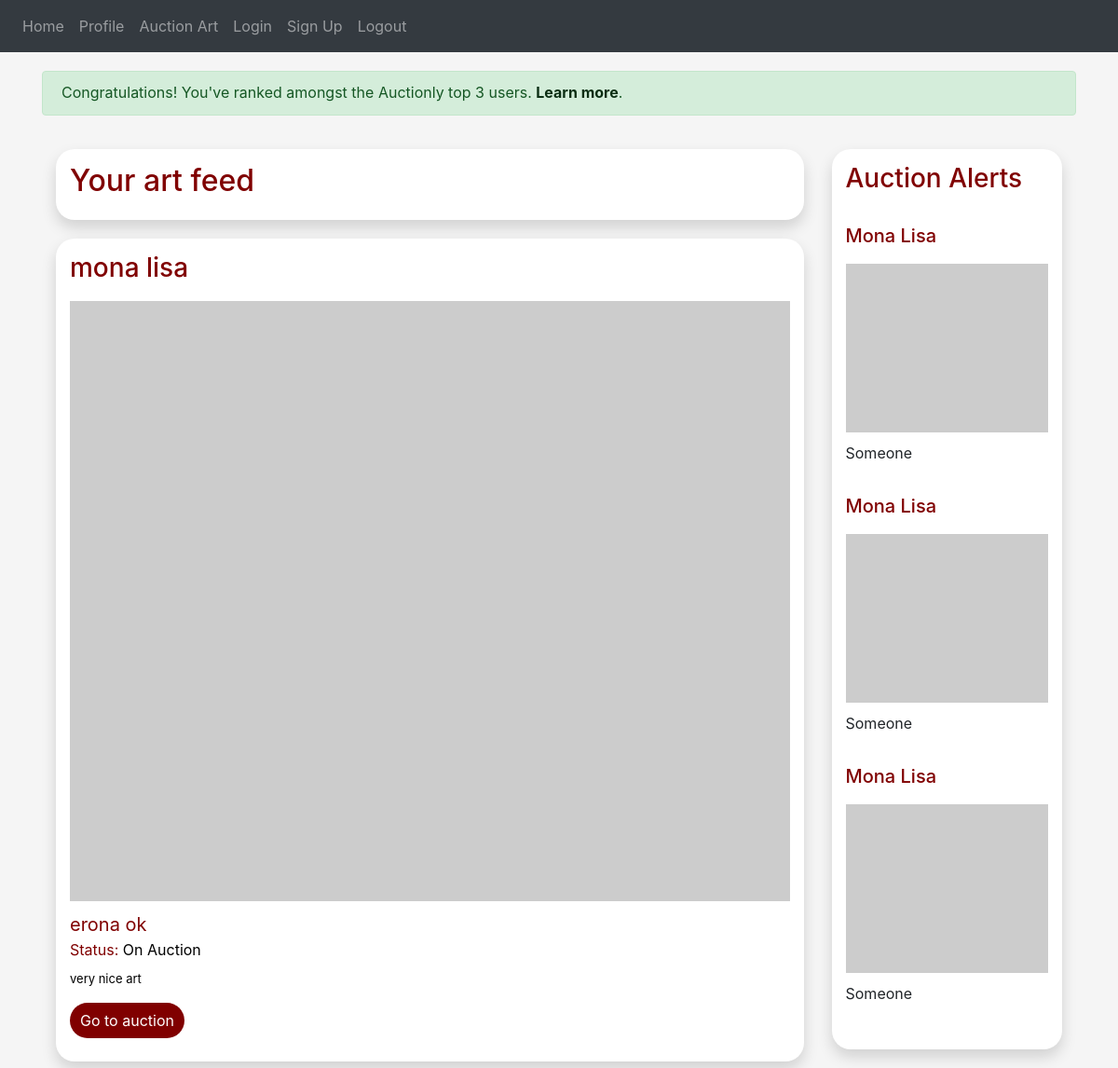
/ (signed in), run on the app's committed database.
### auctionly/art/art.py (models this page shows, shortened)
class Art(db.Model):
    id = db.Column(db.Integer, primary_key=True)
    owner_id = db.Column(db.Integer, db.ForeignKey("user.id"))
    name = db.Column(db.String(150))
    description = db.Column(db.String(150))
    image = db.Column(db.String(150))
    art_category = db.Column(db.String(150))
    up_for_auction = db.Column(db.String(5))
    def get_name(self):
        return self.name
    def get_owner(self):
        return self.owner_id
    def get_description(self):
        return self.description
    def get_up_for_auction(self):
        return self.up_for_auction
    def get_art_category(self):
        return self.art_category
    def get_art_id(self):
        return self.id

### auctionly/users/seller.py (models this page shows, shortened)
class Seller(User):
    def __init__(self, name, last_name, email, password):
        super().__init__(name, last_name, email, password)
        self.art_types = []
        self.art_for_exhibition = []
        self.art_for_auction = []
        self.art_sold = []

### auctionly/views.py (the view)
@views.route('/')
@login_required
def home():
    user = flask_login.current_user
    user_pref = user.get_user_prefs()
    feed = Feed(user_pref)
    if not user_pref:
        user_feed = feed.get_feed()
    else:
        user_feed = feed.get_users_feed()
    return render_template("home.html", feed_art=user_feed, feed=feed)

### auctionly/__init__.py (called while the page is built)
def create_app():
    app = Flask(__name__)
    app.config['SECRET_KEY'] = 'alkjsfkalalfks'
    app.config['SQLALCHEMY_DATABASE_URI'] = f'sqlite:///{DB_NAME}'
    db.init_app(app)
    from .views import views
    from .auth import auth
    app.register_blueprint(views, url_prefix='/')
    app.register_blueprint(auth, url_prefix='/')
    from .users.user import User
    create_database(app)
    login_manager = LoginManager()
    login_manager.login_view = 'auth.login'
    login_manager.init_app(app)
    @login_manager.user_loader
    def load_user(id):
        return User.query.get(int(id))
    return app

### auctionly/auction/auction.py (called while the page is built)
    def get_auction_id(self):
        return self.id

### auctionly/system/feed.py (called while the page is built)
    def get_feed(self):
        return self.all_art

    def get_user_name(self, user_id):
        user = User.query.filter_by(id=user_id).first()
        name = user.get_full_name()
        return name

    def get_art_auction_id(self, art_id):
        auction = Auction.query.filter_by(art_id=art_id).first()
        auction_id = auction.get_auction_id()
        return auction_id

### auctionly/users/user.py (called while the page is built)
    def get_full_name(self):
        return self.first_name + " " + self.last_name

    def get_user_prefs(self):
        user_pref = User_Preference.query.filter_by(user_id=self.id).all()
        prefs = []
        for pref in user_pref:
            prefs.append(pref.get_name())
        return prefs

### auctionly/templates/home.html (shortened to what this page needs)
{% extends "base.html" %} {% block title %}Home Page{% endblock %} {% block content %}
<form method="POST">
    <head>
        <link href="../static/css/style.css" rel="stylesheet">
      </head>
    <body>
        <div class="alert alert-success" role="alert" style="padding-top: 10px; margin-top: 20px;">
            Congratulations! You've ranked amongst the Auctionly top 3 users. <a href="/rank_info" class="alert-link">Learn more</a>.
          </div>
        <div class="container">
          <div class="row">
                <div class="col-lg-9">
                    <div class="media-card">
                        <div class="media">
                            <div class="media-body">
                                <h2 style="color: maroon; text-decoration: none;">Your art feed</h2>
                            </div>
                        </div>
                    </div>
                    {% for art in feed_art %}
                        <div class="media-card">
                            <div class="media">
                                <div class="media-body">
                                    <h3><a style="color: maroon; text-decoration: none;" type="submit" name="view">{{ art.get_name() }}</a></h3>
                                    <img src="https://picsum.photos/600/500" class="img-fluid center" style="padding-top: 10px; align-items: center;">
                                    <h7><a style="color: maroon; text-decoration: none; padding-top: 10px; font-size: 20px;" type="submit" name="view">{{ feed.get_user_name(art.get_owner()) }}</a></h7>
                                    <br>
                                    <h8 style="color: maroon;">Status: <h8 style="color: black;">{%if art.get_up_for_auction() == "False":%} On Exhibition {%else:%} On Auction {%endif%}</h8>
                                    <p style="font-size: 13px; padding-top: 10px; color: black;">{{ art.get_description() }}</p>
                                    {%if art.get_up_for_auction() == "False":%}
                                    <a href="/rank_info" role="button"><button type="button" class="btn btn-view-more">Notify me</button></a>
                                    {%else:%}
                                    <a href="/auction?id={{ feed.get_art_auction_id(art.get_art_id()) }}" role="button"><button type="button" class="btn btn-view-more">Go to auction</button></a>
                                    {%endif%}
                                </div>
                            </div>
                        </div>
                    {% endfor %}
                </div>
                <div class="col-lg-3">
                <div class="auctions-card">
                    <h3><a style="color: maroon; text-decoration: none;" type="submit" name="view">Auction Alerts</a></h3>
                    <br>
                    <div class="media">
                        <div class="media-body">
                            <h5><a style="color: maroon; text-decoration: none;" type="submit" name="view">Mona Lisa</a></h5>
                            <img src="https://picsum.photos/600/500" class="img-fluid center-small" style="padding-top: 10px; align-items: center;">
                            <h7><a style="text-decoration: none; padding-top: 10px;" type="submit" name="view">Someone</a></h7>
                        </div>
                    </div>
                    <div class="media">
                        <div class="media-body">
                            <h5><a style="color: maroon; text-decoration: none;" type="submit" name="view">Mona Lisa</a></h5>
                            <img src="https://picsum.photos/600/500" class="img-fluid center-small" style="padding-top: 10px; align-items: center;">
                            <h7><a style="text-decoration: none; padding-top: 10px;" type="submit" name="view">Someone</a></h7>
                        </div>
                    </div>
                    <div class="media">
                        <div class="media-body">
                            <h5><a style="color: maroon; text-decoration: none;" type="submit" name="view">Mona Lisa</a></h5>
                            <img src="https://picsum.photos/600/500" class="img-fluid center-small" style="padding-top: 10px; align-items: center;">
                            <h7><a style="text-decoration: none; padding-top: 10px;" type="submit" name="view">Someone</a></h7>
                        </div>
                    </div>
                </div>
                </div>
            </div>
        </div>
      </body>
</form>
{% endblock %}

### auctionly/static/css/style.css (style rules this page uses)
body { background-color: #f5f5f5f5; }
html { overflow-y: overlay; }
.btn-view-more { background-color: maroon; border-radius: 100px !important; color: white; padding-left: 10px; padding-right: 10px; margin: auto; margin-bottom: 10px; }
.media-card { margin-top: 20px; padding: 15px; border-radius: 20px; box-shadow: 0px 8px 16px rgba(0, 0, 0, 0.15); background-color: white; }
.auctions-card { padding: 15px; border-radius: 20px; box-shadow: 0px 8px 16px rgba(0, 0, 0, 0.15); background-color: white; display: flex; justify-content: center; flex-direction: column; flex-wrap: wrap; margin-top: 20px; margin-bottom: 20px; }
.center { display: block; margin-left: auto; margin-right: auto; width: 100%; }
.center-small { display: block; margin-left: auto; margin-right: auto; width: 100%; }

### data on the page
Art: get_name "mona lisa", up_for_auction "On Auction", get_description "very nice art"
Seller: get_user_name "erona ok"
